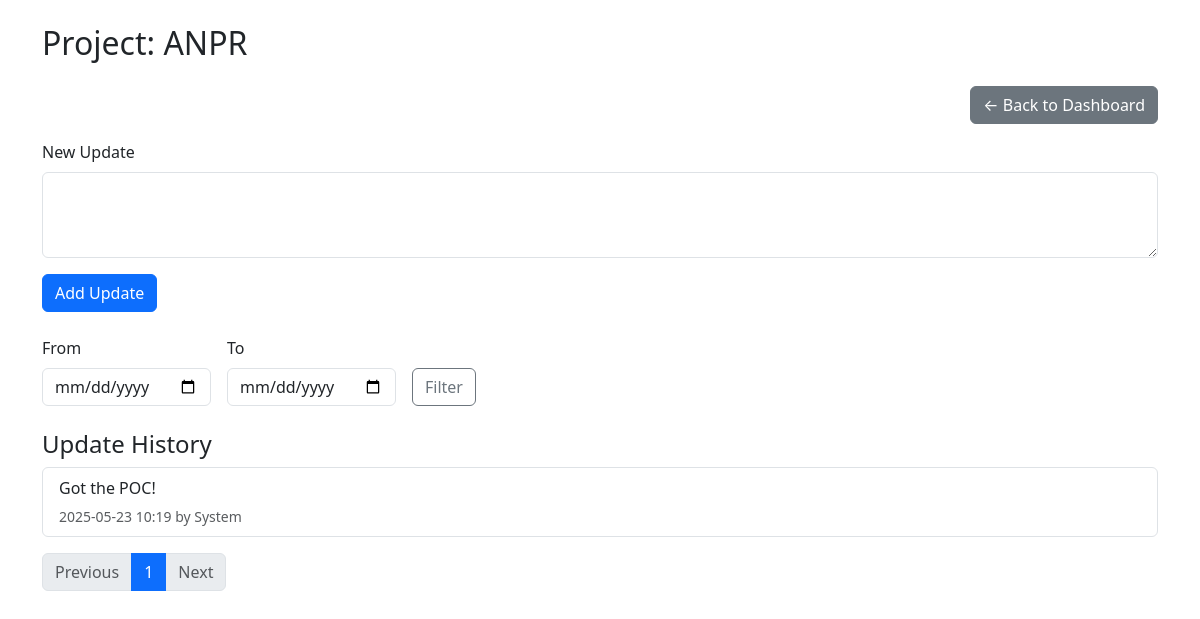
Page /project/1/updates (signed in) on the committed database.
### models.py (models this page shows)
class Project(db.Model):
    id = db.Column(db.Integer, primary_key=True)
    name = db.Column(db.String(150), nullable=False)
    client = db.Column(db.String(100))
    status = db.Column(db.String(50), default='Not Started')
    deadline = db.Column(db.Date)
    description = db.Column(db.Text)
    poc_name = db.Column(db.String(100))
    poc_email = db.Column(db.String(100))
    poc_number = db.Column(db.String(100))
    poc_role = db.Column(db.String(100))
    github_link = db.Column(db.String(255))
    created_at = db.Column(db.DateTime, default=datetime.utcnow)
    user_id = db.Column(db.Integer, db.ForeignKey('user.id'), nullable=False)

class ProjectUpdate(db.Model):
    id = db.Column(db.Integer, primary_key=True)
    project_id = db.Column(db.Integer, db.ForeignKey('project.id'), nullable=False)
    update_text = db.Column(db.Text, nullable=False)
    created_at = db.Column(db.DateTime, default=datetime.utcnow)
    author = db.Column(db.String(100))  # Optional: who made the update
    project = db.relationship('Project', backref=db.backref('updates', lazy=True))

### app.py (the view, shortened to what this page needs)
@app.route('/project/<int:project_id>/updates', methods=['GET', 'POST'])
@login_required
def project_updates(project_id):
    project = Project.query.get_or_404(project_id)
    start_date_str = request.args.get('start_date')
    end_date_str = request.args.get('end_date')
    updates_query = ProjectUpdate.query.filter_by(project_id=project.id)
    if start_date_str:
        start_date = datetime.strptime(start_date_str, '%Y-%m-%d')
        updates_query = updates_query.filter(ProjectUpdate.created_at >= start_date)
    if end_date_str:
        end_date = datetime.strptime(end_date_str, '%Y-%m-%d')
        updates_query = updates_query.filter(ProjectUpdate.created_at <= end_date)
    page = request.args.get('page', 1, type=int)
    per_page = 5
    paginated_updates = updates_query.order_by(ProjectUpdate.created_at.desc()).paginate(page=page, per_page=per_page)
    return render_template('project_updates.html', project=project, updates=paginated_updates, start_date=start_date_str, end_date=end_date_str)

### app.py (called while the page is built)
@login_manager.user_loader
def load_user(user_id):
	return User.query.get(int(user_id))

### templates/project_updates.html (shortened to what this page needs)
{% extends "layout.html" %}
{% block content %}
<h2 class="mb-4">Project: {{ project.name }}</h2>
<div class="d-flex justify-content-end mb-3">
  <a href="{{ url_for('dashboard') }}" class="btn btn-secondary">← Back to Dashboard</a>
</div>
<form method="POST" class="mb-4">
  <div class="mb-3">
    <label for="update_text" class="form-label">New Update</label>
    <textarea class="form-control" id="update_text" name="update_text" rows="3" required></textarea>
  </div>
  <button type="submit" class="btn btn-primary">Add Update</button>
</form>
<form method="get" class="mb-4 d-flex gap-3 align-items-end">
  <div>
    <label for="start_date" class="form-label">From</label>
    <input type="date" class="form-control" id="start_date" name="start_date" value="{{ start_date }}">
  </div>
  <div>
    <label for="end_date" class="form-label">To</label>
    <input type="date" class="form-control" id="end_date" name="end_date" value="{{ end_date }}">
  </div>
  <button type="submit" class="btn btn-outline-secondary">Filter</button>
</form>
<h4>Update History</h4>
<ul class="list-group mb-3">
  {% for update in updates.items %}
    <li class="list-group-item">
      <p class="mb-1">{{ update.update_text }}</p>
      <small class="text-muted">
        {{ update.created_at.strftime('%Y-%m-%d %H:%M') }}
        {% if update.author %} by {{ update.author }}{% endif %}
      </small>
    </li>
  {% else %}
    <li class="list-group-item text-muted">No updates found for the selected range.</li>
  {% endfor %}
</ul>
<nav>
  <ul class="pagination">
    {% if updates.has_prev %}
      <li class="page-item">
        <a class="page-link" href="{{ url_for('project_updates', project_id=project.id, page=updates.prev_num, start_date=start_date, end_date=end_date) }}">Previous</a>
      </li>
    {% else %}
      <li class="page-item disabled"><span class="page-link">Previous</span></li>
    {% endif %}
    {% for num in range(1, updates.pages + 1) %}
      <li class="page-item {% if num == updates.page %}active{% endif %}">
        <a class="page-link" href="{{ url_for('project_updates', project_id=project.id, page=num, start_date=start_date, end_date=end_date) }}">{{ num }}</a>
      </li>
    {% endfor %}
    {% if updates.has_next %}
      <li class="page-item">
        <a class="page-link" href="{{ url_for('project_updates', project_id=project.id, page=updates.next_num, start_date=start_date, end_date=end_date) }}">Next</a>
      </li>
    {% else %}
      <li class="page-item disabled"><span class="page-link">Next</span></li>
    {% endif %}
  </ul>
</nav>
{% endblock %}

### rows in the picture
Project: name "ANPR"
ProjectUpdate: update_text "Got the POC!", created_at "2025-05-23 10:19", author "System"

### other values in the picture
{{ num }} "1"
